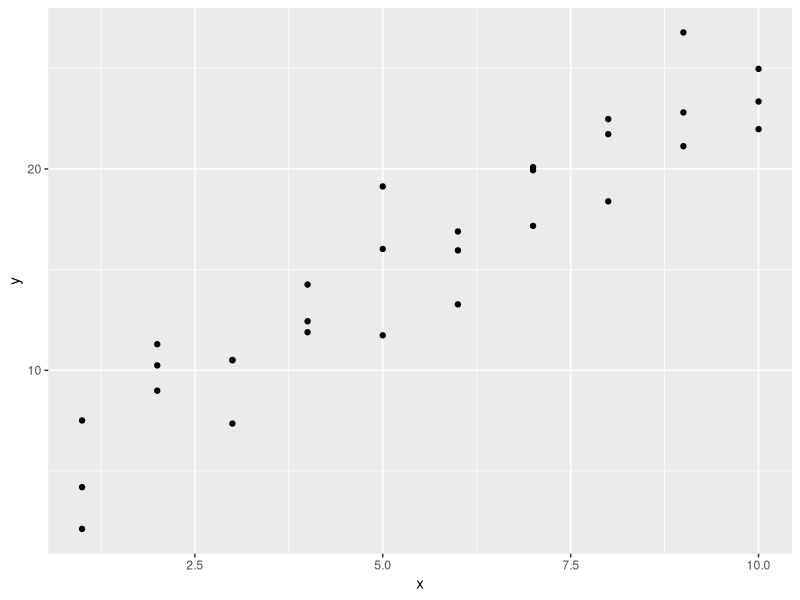
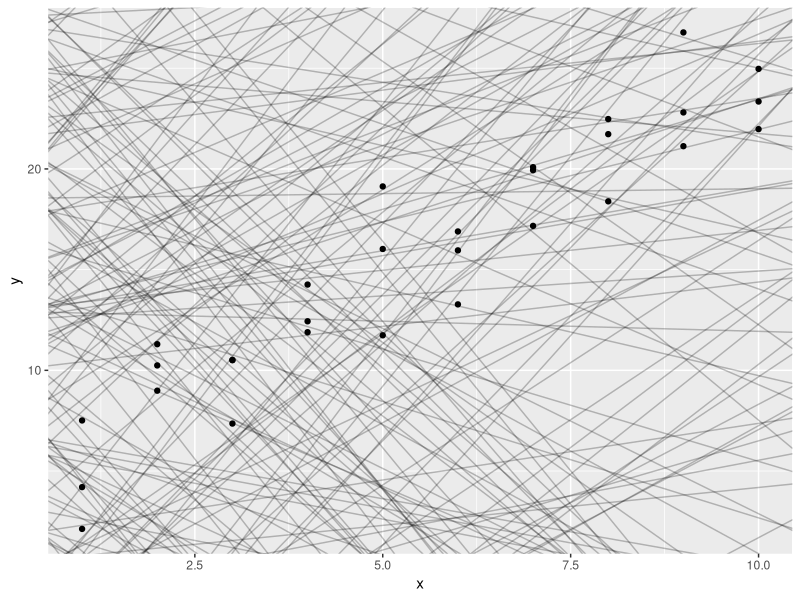
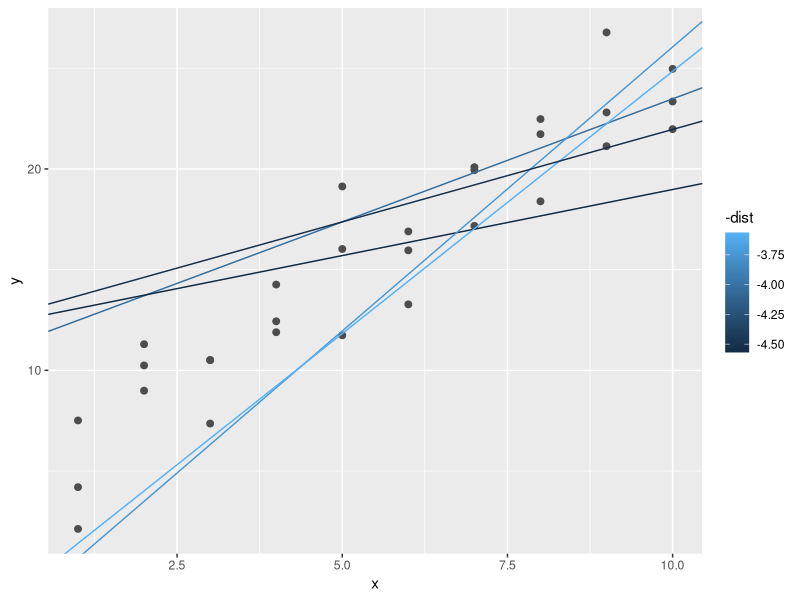
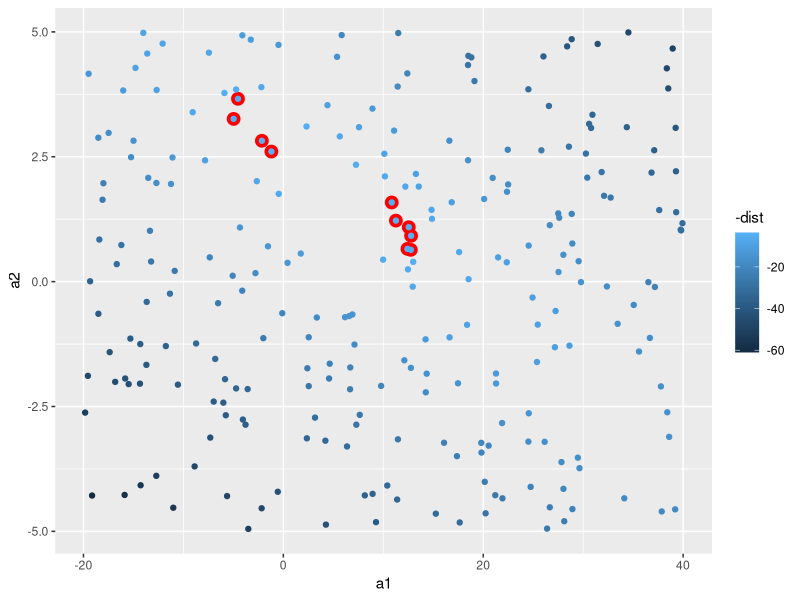

Generate these figures, in order, with R: (Note: this script raises an error after producing the figures.)
## ---- chunk 1
library(tidyverse)
library(modelr)
options(na.action = na.warn)
## ---- chunk 2
sim1
ggplot(sim1, aes(x, y))+
  geom_point()
## ---- chunk 3
?abline

models = tibble(
  a1 = runif(250, -20, 40),
  a2 = runif(250, -5, 5)
)

ggplot(sim1, aes(x,y))+
  geom_abline(data = models, aes(intercept = a1, slope = a2), alpha = 1/4) +
  geom_point()
## ---- chunk 4
model1 = function(a, data){
  a[1] + data$x * a[2]
}

model1(c(7, 1.5), sim1)
## ---- chunk 5
#get distance
measure_distance = function(mod, data){
  diff = data$y - model1(mod, data)
  sqrt(mean(diff^2))
}

measure_distance(c(7,1.5),sim1)
## ---- chunk 6

sim1_dist = function(a1, a2){
  measure_distance(c(a1, a2), sim1) #measure distance between a1 a2 and sim1
}

?map2_dbl
models = models %>%
  mutate(dist = purrr::map2_dbl(a1, a2, sim1_dist))
## ---- chunk 7
sim1
models
ggplot(sim1, aes(x,y))+
  geom_point(size =2, color = 'grey30')+
  geom_abline(
    aes(intercept = a1, slope = a2, color = -dist),
    data = filter(models, rank(dist) <=5)
  )
## ---- chunk 8
ggplot(models, aes(a1,a2))+
  geom_point(data = filter(models, rank(dist)<=10),
             size = 4, color = 'red')+
  geom_point(aes(color = -dist))


## ---- chunk 9
grid = expand.grid(a1 = seq(-5, 20, length = 25),
            a2 = seq(1,3, length = 25)) %>%
  mutate(dist = purrr::map2_dbl(a1,a2, sim_dist1))

grid %>%
  ggplot(aes(a1,a2))+
  geom_point(
    data = filter(grid, rank(dist)<=10),
    size = 4, color = 'red'
  )+
  geom_point(aes(color = -dist))
## ---- chunk 10
ggplot(sim1, aes(x,y))+
  geom_point(size = 2, color = 'grey30')+
  geom_abline(
    aes(intercept = a1, slope = a2, color = -dist),
    data = filter(grid, rank(dist)<=10)
  )
## ---- chunk 11
best = optim(c(0,0), measure_distance, data = sim1)
best$par
## ---- chunk 12
ggplot(sim1, aes(x,y))+
  geom_point(size = 2, color = 'grey30')+
  geom_abline(intercept = best$par[1], slope = best$par[2])
## ---- chunk 13
sim1_mod = lm(y~x, sim1)
coef(sim1_mod)

## ---- chunk 14
#1. One downside of linear model is that it is sensitive to unusual values. fit a linear model following the simulated data and visualize the results. Re run a few times to generate a different simulated datasets

sim1a = tibble(
  x = rep(1:10, each = 3),
  y = x*1.5 + 6 + rt(length(x), df = 2)
)

model = lm(y~x, sim1a)
model
coef(model)
ggplot(sim1a, aes(x,y))+
  geom_point(size = 2, color = 'grey30')+
  geom_abline(intercept = coef(model)[1], slope = coef(model)[2])+
  geom_smooth(method = 'lm', se = F)



## ---- chunk 15
measure_distance2 = function(mod, data){
  diff = data$y - model1(mod, data)
  mean(abs(diff))
}


sim1_dista = function(a1, a2){
  measure_distance2(c(a1, a2), sim1) #measure distance between a1 a2 and sim1
}

models2 = models %>%
  mutate(dist = purrr::map2_dbl(a1, a2, sim1_dista))

best2 = optim(c(0,0), measure_distance2, data = sim1)
best2$par

ggplot(sim1, aes(x,y))+
  geom_point(size = 2, color = 'grey30')+
  geom_abline(intercept = best2$par[1], slope = best2$par[2])+
  geom_abline(intercept = best$par[1], slope = best$par[2])
## ---- chunk 16
model1 = function(a, data){
  a[1] + data$x * a[2] + a[3]
}

measure_distance3 = function(a, data){
  diff = data$y - model1(a, data)
  sqrt(mean(diff^2))
}

#different starting points different optimal values
optim(c(0,0,0), measure_distance3, data = sim1)$par
optim(c(0, 0, 1), measure_distance3, data = sim1)$par
## ---- chunk 17
?data_grid

#setting up the grid
grid = sim1 %>%
  data_grid(x)

#next we add predictions which takes a dataframe and a model. it adds prediction from the model to a new column in the dataframe
sim1_mod

grid = grid %>%
  add_predictions(sim1_mod)

#Next we plot the predictions you might wonder why this instead of geom_abline. The advantage of this approach is that it works with any model. 

ggplot(sim1, aes(x))+ #get x in ggplot
  geom_point(aes(y = y))+ #plot y
  geom_line(aes(y = pred), #plot y as predictors
            data = grid,
            color = 'red',
            size = 1)


## ---- chunk 18
grid = sim1 %>%
  data_grid(x)


model = lm(y~x, data = sim1)

grid = grid %>%
  add_predictions(model)

ggplot(sim1, aes(x))+
  geom_point(aes(y = y))+
  geom_line(data = grid, aes(y = pred), color= 'blue', size = 1)
## ---- chunk 19
sim1 = sim1 %>%
  add_residuals(model)

ggplot(sim1, aes(x = resid))+
  geom_freqpoly()
## ---- chunk 20
ggplot(sim1, aes(x, resid))+
  geom_ref_line(h = 0, colour = 'black')+
  geom_point()
## ---- chunk 21
#instead of using lm to fit a straightline you can use loess() to fit a smooth curve. Repeat the process of model fitting, grid generation, predictions and visualizations on sim1 using loss. Compare that to geom smooth

model = loess(y~x, data = sim1)
grid = data_grid(sim1, x)
grid = grid %>%
  add_predictions(model)

sim1 = sim1 %>%
  add_predictions(model) %>%
  rename(`loess` = `pred`)

sim1 %>%
  ggplot(aes(x))+
  geom_point(aes(y = y))+
  geom_line(aes(y = loess), color = 'black')+
  geom_smooth(aes(y = y), se = F)


#plot the residuals instead

loess_sim = sim1 %>%
  add_residuals(model)

sim1 %>%
  ggplot(aes(x))+
  geom_point(aes(y = resid))+
  geom_ref_line(h = 0)+
  geom_point(data = loess_sim, aes(y = resid), color = 'red')
## ---- chunk 22
?add_predictions
?spread_predictions
?gather_predictions

#gather predictions and spread predictions allow additing mulitple models at once
sim1_mod = lm(y~x, data = sim1)
grid = sim1 %>%
  data_grid(x)

#add predictiosn adds only single model at a time
sim1_loess = loess(y~x, data = sim1)
grid %>%
  add_predictions(sim1_mod, var = 'pred_lm') %>%
  add_predictions(sim1_loess, var = 'pred_loess')

#gather predictions add multiple predictions from stacking results and adding a column with model name
grid %>%
  gather_predictions(sim1_mod, sim1_loess)

#spread predictions is similar to running spread after using gather_predictions
grid %>%
  spread_predictions(sim1_mod, sim1_loess)
## ---- chunk 23
df = tribble(
  ~y, ~x1, ~x2,
  4, 2, 5,
  5, 1, 6
)

model_matrix(df, y~x1) # by default R will always add intercept column that is full of ones. if you dont want it you need to explicitly drop it

model_matrix(df, y~x1 -1)

#the model matrix grows when you add more variables
model_matrix(df, y~x1 + x2)

## ---- chunk 24
df = tribble(
  ~sex, ~response,
  'male', 1,
  'female', 2,
  'male', 1
)

model_matrix(df, response~sex)
## ---- chunk 25
sim2
ggplot(sim2)+
  geom_point(aes(x,y))
## ---- chunk 26
mod2 = lm(y~x, data = sim2) #create linear model

grid = sim2 %>%
  data_grid(x) %>%
  add_predictions(mod2) #create a datagrid

ggplot(sim2, aes(x))+
  geom_point(aes(y = y))+
  geom_point(
    data = grid,
    aes(y = pred),
    color = 'red',
    size = 2
  )
## ---- chunk 27
grid
mean = sim2 %>%
  group_by(x) %>%
  summarize( y = mean(y))
mean
## ---- chunk 28
tibble(x = 'e') %>%
  add_predictions(mod2)
## ---- chunk 29
sim3

ggplot(sim3, aes(x1, y))+
  geom_point(aes(color = x2))
## ---- chunk 30
mod1 = lm(y~x1 + x2, data= sim3) 
mod2 = lm(y~x1 * x2, data = sim3)
## ---- chunk 31
grid = sim3 %>%
  data_grid(x1, x2) %>%
  gather_predictions(mod1,mod2)
grid

#visualie the results of both models using facetgrid

ggplot(sim3, aes(x1, y, color = x2))+
  geom_point()+
  geom_line(data = grid, aes(y = pred))+
  facet_wrap(~model)
## ---- chunk 32
sim3 = sim3 %>%
  gather_residuals(mod1, mod2) #kunin yung residuals using original y

ggplot(sim3, aes(x1, resid, color = x2))+
  geom_point()+
  geom_ref_line(h = 0)+
  facet_grid(model~x2)
## ---- chunk 33
sim4

#create a model
mod1 = lm(y~x1+x2, data = sim4)
mod2 = lm(y~x1*x2, data = sim4)


grid = sim4 %>%
  data_grid(
    x1 = seq_range(x1, 5),
    x2 = seq_range(x2,5)
  ) %>%
  gather_predictions(mod1, mod2)
## ---- chunk 34
#
seq_range(c(0.0123, .923423), n = 5)
seq_range(c(0.0123, .923423), n = 5, pretty= T)
## ---- chunk 35
x1 = rcauchy(100)
min(x1)
max(x1)

seq_range(x1, n = 5)
seq_range(x1, n = 5, trim = .1)
## ---- chunk 36
x2 = c(0,1)
seq_range(x2, n =5)
seq_range(x2, n = 5, expand = .2)
## ---- chunk 37
grid
ggplot(grid, aes(x1,x2))+
  geom_tile(aes(fill = pred))+
  facet_wrap(~model)

## ---- chunk 38
ggplot(grid, aes(x1, pred, color = x2, group = x2))+
  geom_line()+
  facet_wrap(~model)

ggplot(grid, aes(x2, pred, color = x1, group = x1))+
  geom_line()+
  facet_wrap(~model)
## ---- chunk 39
df = tribble(
  ~y, ~x,
  1,1,
  2, 2,
  3, 3
)

model_matrix(df, y ~ x^2 + x)
model_matrix(df, y ~I(x^2) + x)
## ---- chunk 40
model_matrix(df, y ~ poly(x,2))
## ---- chunk 41
library(splines)
model_matrix(df, y~ns(x,2))
## ---- chunk 42
sim5 = tibble(
  x = seq(0, 3.5*pi, length = 50),
  y = 4 * sin(x) + rnorm(length(x))
)
ggplot(sim5, aes(x,y))+
  geom_point()
## ---- chunk 43
mod1 = lm(y~ns(x,1), data = sim5)
mod2 = lm(y~ns(x,2), data = sim5)
mod3 = lm(y~ns(x,3), data = sim5)
mod4 = lm(y~ns(x,4), data = sim5)
mod5 = lm(y~ns(x,5), data = sim5)
## ---- chunk 44
grid = sim5 %>%
  data_grid(x = seq_range(x, n = 50, expand = .1)) %>%
  gather_predictions(mod1, mod2, mod3, mod4, mod5, .pred = 'y')

sim5

ggplot(sim5, aes(x,y))+
  geom_point()+
  geom_line(data= grid, color = 'red')+
  facet_wrap(~model)
## ---- chunk 45
sim2

mod2a = lm(y~x - 1, data = sim2)
mod2 = lm(y~x, data = sim2)

sim2 %>%
  data_grid(x) %>%
  spread_predictions(mod2a, mod2)
## ---- chunk 46
sim3 = sim3 %>%
  select(x1, x2, rep, y, sd)

x3 = model_matrix(y~x1*x2, data = sim3) 

#confirm that x1:x2b is a product of x1 * x2b

all(x3$`x1:x2b` == x3$x1 * x3$x2b)
## ---- chunk 47
sim4

#create a model
mod1 = lm(y~x1+x2, data = sim4)
mod2 = lm(y~x1*x2, data = sim4)


sim4_mods = sim4 %>%
  gather_residuals(mod1, mod2)

ggplot(sim4_mods, aes(resid, color = model))+
  geom_freqpoly()+
  geom_ref_line(h = 0)
  
## ---- chunk 48
try = sim4 %>%
  rename(output = `y`)

?gather_residuals

sim4
## ---- chunk 49
df = tribble(
  ~x, ~y,
  1, 2.2,
  2, NA,
  3, 3.5,
  4, 8.3,
  NA, 10
)

mod = lm(y~x, data = df)
mod

#to supress the warning, set na,action = na.exclude

mod = lm(y~x, data = df, na.action = na.exclude)

nobs(mod) #number of observations used
